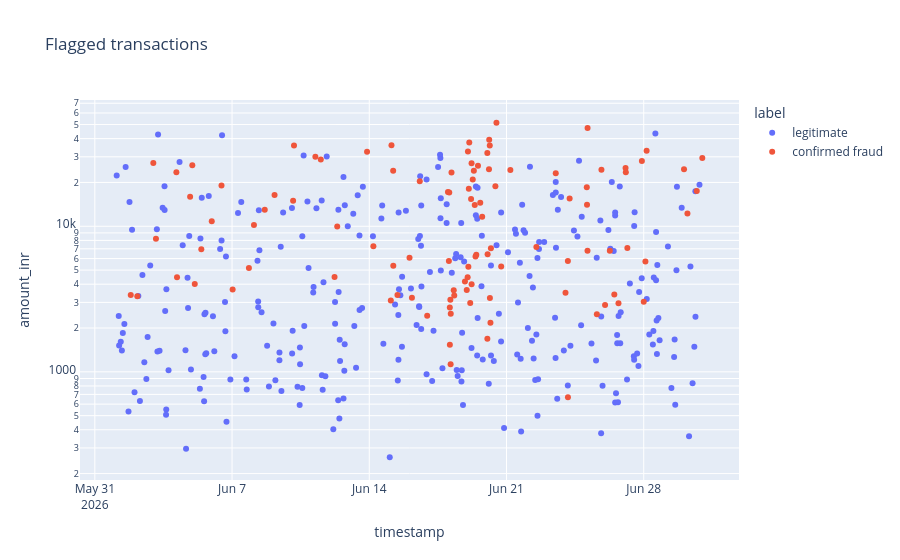
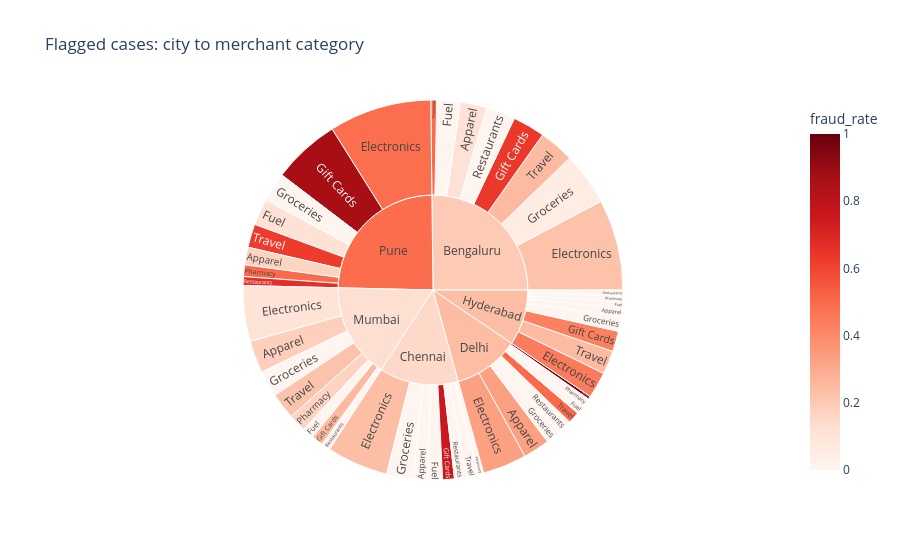

The notebook cell these images were saved under, in order:
### Markdown cell above
## Task 5 — An Interactive Tool for the Investigators (Request #5)

**Real-world usage:** Investigators triage flagged cases themselves with zoom, filter and hover-for-details.

**Why this technique:** **Details-on-demand / tooltips** (Slides 22–23), **dynamic queries** (Slide 15) and **drill-down**
(Slide 24) — Shneiderman's mantra as an actual tool.

**TODO:**
1. Interactive scatter (plotly) of all transactions with `detector_score >= 0.3`: x = timestamp, y = amount (log),
   colour = `label`, with a tooltip showing txn_id, customer, city, category, distance and score. Set `dragmode="select"`.
2. Interactive **sunburst** for drill-down: city → merchant category, sized by transaction count, coloured by fraud rate.

### Code cell
# TODO 1
flagged = tx[tx.detector_score >= 0.3].copy()
fig_scatter = px.scatter(flagged, x="timestamp", y="amount_inr", log_y=True, color="label", hover_data=["txn_id", "customer_id", "city", "merchant_category", "distance_from_home_km", "detector_score"], title="Flagged transactions").update_layout(dragmode="select")
fig_scatter.show()


sun = flagged.groupby(["city", "merchant_category"], as_index=False).agg(count=("txn_id", "size"), fraud_rate=("is_fraud", "mean")); px.sunburst(sun, path=["city", "merchant_category"], values="count", color="fraud_rate", color_continuous_scale="Reds", title="Flagged cases: city to merchant category").show()

### Figure 1 — Plotly figure (JSON) as saved in the notebook; plotly's stock layout.template omitted (floating-point values rounded to 4 significant figures; data arrays with more than 128 entries replaced by an {"elided": "..."} marker saying what was removed)
{"data": [{"customdata": {"elided": "297x6 mixed values"}, "hovertemplate": "label=legitimate<br>timestamp=%{x}<br>amount_inr=%{y}<br>txn_id=%{customdata[0]}<br>customer_id=%{customdata[1]}<br>city=%{customdata[2]}<br>merchant_category=%{customdata[3]}<br>distance_from_home_km=%{customdata[4]}<br>detector_score=%{customdata[5]}<extra></extra>", "legendgroup": "legitimate", "marker": {"color": "#636efa", "symbol": "circle"}, "mode": "markers", "name": "legitimate", "orientation": "v", "showlegend": true, "type": "scatter", "x": {"elided": "297 str values"}, "xaxis": "x", "y": {"elided": "297 float values"}, "yaxis": "y"}, {"customdata": {"elided": "104x6 mixed values"}, "hovertemplate": "label=confirmed fraud<br>timestamp=%{x}<br>amount_inr=%{y}<br>txn_id=%{customdata[0]}<br>customer_id=%{customdata[1]}<br>city=%{customdata[2]}<br>merchant_category=%{customdata[3]}<br>distance_from_home_km=%{customdata[4]}<br>detector_score=%{customdata[5]}<extra></extra>", "legendgroup": "confirmed fraud", "marker": {"color": "#EF553B", "symbol": "circle"}, "mode": "markers", "name": "confirmed fraud", "orientation": "v", "showlegend": true, "type": "scatter", "x": ["2026-06-01T19:58:00.000000000", "2026-06-02T04:00:00.000000000", "2026-06-02T23:35:00.000000000", "2026-06-03T02:50:00.000000000", "2026-06-04T03:50:00.000000000", "2026-06-04T04:37:00.000000000", "2026-06-04T20:39:00.000000000", "2026-06-04T23:20:00.000000000", "2026-06-05T02:20:00.000000000", "2026-06-05T10:21:00.000000000", "2026-06-05T23:08:00.000000000", "2026-06-06T11:04:00.000000000", "2026-06-07T00:43:00.000000000", "2026-06-07T20:38:00.000000000", "2026-06-08T02:48:00.000000000", "2026-06-08T16:02:00.000000000", "2026-06-09T04:02:00.000000000", "2026-06-10T02:44:00.000000000", "2026-06-10T03:50:00.000000000", "2026-06-11T06:01:00.000000000", "2026-06-11T12:38:00.000000000", "2026-06-12T05:28:00.000000000", "2026-06-12T08:46:00.000000000", "2026-06-13T21:16:00.000000000", "2026-06-14T05:02:00.000000000", "2026-06-15T02:22:00.000000000", "2026-06-15T03:10:00.000000000", "2026-06-15T05:24:00.000000000", "2026-06-15T05:14:00.000000000", "2026-06-15T10:29:00.000000000", "2026-06-16T01:16:00.000000000", "2026-06-16T04:13:00.000000000", "2026-06-16T13:50:00.000000000", "2026-06-16T22:54:00.000000000", "2026-06-18T00:19:00.000000000", "2026-06-18T01:55:00.000000000", "2026-06-18T01:28:00.000000000", "2026-06-18T02:37:00.000000000", "2026-06-18T02:40:00.000000000", "2026-06-18T03:45:00.000000000", "2026-06-18T03:16:00.000000000", "2026-06-18T03:36:00.000000000", "2026-06-18T04:39:00.000000000", "2026-06-18T07:24:00.000000000", "2026-06-18T08:02:00.000000000", "2026-06-18T21:07:00.000000000", "2026-06-18T23:20:00.000000000", "2026-06-19T00:47:00.000000000", "2026-06-19T00:25:00.000000000", "2026-06-19T01:53:00.000000000", "2026-06-19T01:19:00.000000000", "2026-06-19T02:26:00.000000000", "2026-06-19T03:35:00.000000000", "2026-06-19T04:38:00.000000000", "2026-06-19T05:17:00.000000000", "2026-06-19T05:13:00.000000000", "2026-06-19T06:41:00.000000000", "2026-06-19T08:02:00.000000000", "2026-06-19T09:08:00.000000000", "2026-06-19T10:04:00.000000000", "2026-06-19T11:01:00.000000000", "2026-06-19T13:04:00.000000000", "2026-06-19T15:52:00.000000000", "2026-06-19T18:14:00.000000000", "2026-06-20T00:35:00.000000000", "2026-06-20T00:32:00.000000000", "2026-06-20T00:53:00.000000000", "2026-06-20T02:33:00.000000000", "2026-06-20T02:49:00.000000000", "2026-06-20T03:41:00.000000000", "2026-06-20T03:32:00.000000000", "2026-06-20T04:21:00.000000000", "2026-06-20T04:55:00.000000000", "2026-06-20T10:24:00.000000000", "2026-06-20T11:41:00.000000000", "2026-06-20T17:29:00.000000000", "2026-06-21T04:44:00.000000000", "2026-06-22T12:34:00.000000000", "2026-06-23T12:18:00.000000000", "2026-06-24T00:14:00.000000000", "2026-06-24T03:13:00.000000000", "2026-06-24T03:09:00.000000000", "2026-06-24T05:16:00.000000000", "2026-06-25T02:18:00.000000000", "2026-06-25T02:35:00.000000000", "2026-06-25T03:16:00.000000000", "2026-06-25T03:10:00.000000000", "2026-06-25T14:37:00.000000000", "2026-06-25T20:14:00.000000000", "2026-06-26T00:41:00.000000000", "2026-06-26T06:30:00.000000000", "2026-06-26T11:59:00.000000000", "2026-06-26T17:05:00.000000000", "2026-06-27T01:45:00.000000000", "2026-06-27T02:06:00.000000000", "2026-06-27T03:57:00.000000000", "2026-06-27T21:46:00.000000000", "2026-06-28T00:02:00.000000000", "2026-06-28T02:05:00.000000000", "2026-06-28T03:32:00.000000000", "2026-06-30T01:21:00.000000000", "2026-06-30T05:32:00.000000000", "2026-06-30T16:57:00.000000000", "2026-06-30T23:43:00.000000000"], "xaxis": "x", "y": [3369.0, 3309.0, 27170.0, 8198.0, 23460.0, 4462.0, 15920.0, 26220.0, 4015.0, 6960.0, 10830.0, 19060.0, 3682.0, 5160.0, 10220.0, 12970.0, 16400.0, 14980.0, 35900.0, 30060.0, 28720.0, 4474.0, 9949.0, 32550.0, 7277.0, 3087.0, 36030.0, 5347.0, 24060.0, 3368.0, 6090.0, 3227.0, 20360.0, 2430.0, 17180.0, 17050.0, 5772.0, 2771.0, 1535.0, 2505.0, 3126.0, 1126.0, 23420.0, 3630.0, 3339.0, 4182.0, 3649.0, 32690.0, 4465.0, 18120.0, 5278.0, 37680.0, 2976.0, 15420.0, 3996.0, 27060.0, 20980.0, 24100.0, 14010.0, 6209.0, 6379.0, 26010.0, 14520.0, 11610.0, 1689.0, 31880.0, 6432.0, 24600.0, 39340.0, 3214.0, 35840.0, 2172.0, 7066.0, 18840.0, 51420.0, 5302.0, 24350.0, 7206.0, 23100.0, 3488.0, 669.0, 5780.0, 15530.0, 18560.0, 14060.0, 47260.0, 6795.0, 2487.0, 24490.0, 2877.0, 6783.0, 3393.0, 2957.0, 25150.0, 23470.0, 7094.0, 28090.0, 3029.0, 5717.0, 33020.0, 24690.0, 12260.0, 17500.0, 29450.0], "yaxis": "y"}], "layout": {"dragmode": "select", "legend": {"title": {"text": "label"}, "tracegroupgap": 0}, "title": {"text": "Flagged transactions"}, "xaxis": {"anchor": "y", "domain": [0.0, 1.0], "title": {"text": "timestamp"}}, "yaxis": {"anchor": "x", "domain": [0.0, 1.0], "title": {"text": "amount_inr"}, "type": "log"}}}

### Figure 2 — Plotly figure (JSON) as saved in the notebook; plotly's stock layout.template omitted (floating-point values rounded to 4 significant figures)
{"data": [{"branchvalues": "total", "customdata": [[0.1111], [0.2258], [0.0], [0.6364], [0.05556], [0.5], [0.0], [0.25], [0.0], [0.2381], [0.0], [0.75], [0.0], [0.0], [0.0], [0.0], [0.3333], [0.3333], [0.0], [1.0], [0.0], [0.0], [0.0], [0.5], [0.0], [0.4444], [0.0], [0.4286], [0.0], [0.0], [0.0], [0.25], [0.1818], [0.1053], [0.0], [0.25], [0.0], [0.1667], [0.0], [0.2222], [0.1667], [0.4857], [0.1111], [0.8696], [0.0], [0.5], [0.6667], [0.625], [0.198], [0.1481], [0.2444], [0.2368], [0.1231], [0.4898]], "domain": {"x": [0.0, 1.0], "y": [0.0, 1.0]}, "hovertemplate": "labels=%{label}<br>count=%{value}<br>parent=%{parent}<br>id=%{id}<br>fraud_rate=%{color}<extra></extra>", "ids": ["Bengaluru/Apparel", "Bengaluru/Electronics", "Bengaluru/Fuel", "Bengaluru/Gift Cards", "Bengaluru/Groceries", "Bengaluru/Pharmacy", "Bengaluru/Restaurants", "Bengaluru/Travel", "Chennai/Apparel", "Chennai/Electronics", "Chennai/Fuel", "Chennai/Gift Cards", "Chennai/Groceries", "Chennai/Pharmacy", "Chennai/Restaurants", "Chennai/Travel", "Delhi/Apparel", "Delhi/Electronics", "Delhi/Fuel", "Delhi/Gift Cards", "Delhi/Groceries", "Delhi/Pharmacy", "Delhi/Restaurants", "Delhi/Travel", "Hyderabad/Apparel", "Hyderabad/Electronics", "Hyderabad/Fuel", "Hyderabad/Gift Cards", "Hyderabad/Groceries", "Hyderabad/Pharmacy", "Hyderabad/Restaurants", "Hyderabad/Travel", "Mumbai/Apparel", "Mumbai/Electronics", "Mumbai/Fuel", "Mumbai/Gift Cards", "Mumbai/Groceries", "Mumbai/Pharmacy", "Mumbai/Restaurants", "Mumbai/Travel", "Pune/Apparel", "Pune/Electronics", "Pune/Fuel", "Pune/Gift Cards", "Pune/Groceries", "Pune/Pharmacy", "Pune/Restaurants", "Pune/Travel", "Bengaluru", "Chennai", "Delhi", "Hyderabad", "Mumbai", "Pune"], "labels": ["Apparel", "Electronics", "Fuel", "Gift Cards", "Groceries", "Pharmacy", "Restaurants", "Travel", "Apparel", "Electronics", "Fuel", "Gift Cards", "Groceries", "Pharmacy", "Restaurants", "Travel", "Apparel", "Electronics", "Fuel", "Gift Cards", "Groceries", "Pharmacy", "Restaurants", "Travel", "Apparel", "Electronics", "Fuel", "Gift Cards", "Groceries", "Pharmacy", "Restaurants", "Travel", "Apparel", "Electronics", "Fuel", "Gift Cards", "Groceries", "Pharmacy", "Restaurants", "Travel", "Apparel", "Electronics", "Fuel", "Gift Cards", "Groceries", "Pharmacy", "Restaurants", "Travel", "Bengaluru", "Chennai", "Delhi", "Hyderabad", "Mumbai", "Pune"], "marker": {"coloraxis": "coloraxis", "colors": [0.1111, 0.2258, 0.0, 0.6364, 0.05556, 0.5, 0.0, 0.25, 0.0, 0.2381, 0.0, 0.75, 0.0, 0.0, 0.0, 0.0, 0.3333, 0.3333, 0.0, 1.0, 0.0, 0.0, 0.0, 0.5, 0.0, 0.4444, 0.0, 0.4286, 0.0, 0.0, 0.0, 0.25, 0.1818, 0.1053, 0.0, 0.25, 0.0, 0.1667, 0.0, 0.2222, 0.1667, 0.4857, 0.1111, 0.8696, 0.0, 0.5, 0.6667, 0.625, 0.198, 0.1481, 0.2444, 0.2368, 0.1231, 0.4898]}, "name": "", "parents": ["Bengaluru", "Bengaluru", "Bengaluru", "Bengaluru", "Bengaluru", "Bengaluru", "Bengaluru", "Bengaluru", "Chennai", "Chennai", "Chennai", "Chennai", "Chennai", "Chennai", "Chennai", "Chennai", "Delhi", "Delhi", "Delhi", "Delhi", "Delhi", "Delhi", "Delhi", "Delhi", "Hyderabad", "Hyderabad", "Hyderabad", "Hyderabad", "Hyderabad", "Hyderabad", "Hyderabad", "Hyderabad", "Mumbai", "Mumbai", "Mumbai", "Mumbai", "Mumbai", "Mumbai", "Mumbai", "Mumbai", "Pune", "Pune", "Pune", "Pune", "Pune", "Pune", "Pune", "Pune", "", "", "", "", "", ""], "type": "sunburst", "values": [9.0, 31.0, 8.0, 11.0, 18.0, 2.0, 10.0, 12.0, 5.0, 21.0, 5.0, 4.0, 9.0, 2.0, 4.0, 4.0, 9.0, 15.0, 3.0, 1.0, 5.0, 3.0, 5.0, 4.0, 3.0, 9.0, 2.0, 7.0, 5.0, 2.0, 2.0, 8.0, 11.0, 19.0, 4.0, 4.0, 9.0, 6.0, 3.0, 9.0, 6.0, 35.0, 9.0, 23.0, 10.0, 4.0, 3.0, 8.0, 101.0, 54.0, 45.0, 38.0, 65.0, 98.0]}], "layout": {"coloraxis": {"autocolorscale": false, "colorbar": {"title": {"text": "fraud_rate"}}, "colorscale": [[0.0, "rgb(255,245,240)"], [0.125, "rgb(254,224,210)"], [0.25, "rgb(252,187,161)"], [0.375, "rgb(252,146,114)"], [0.5, "rgb(251,106,74)"], [0.625, "rgb(239,59,44)"], [0.75, "rgb(203,24,29)"], [0.875, "rgb(165,15,21)"], [1.0, "rgb(103,0,13)"]]}, "legend": {"tracegroupgap": 0}, "title": {"text": "Flagged cases: city to merchant category"}}}
